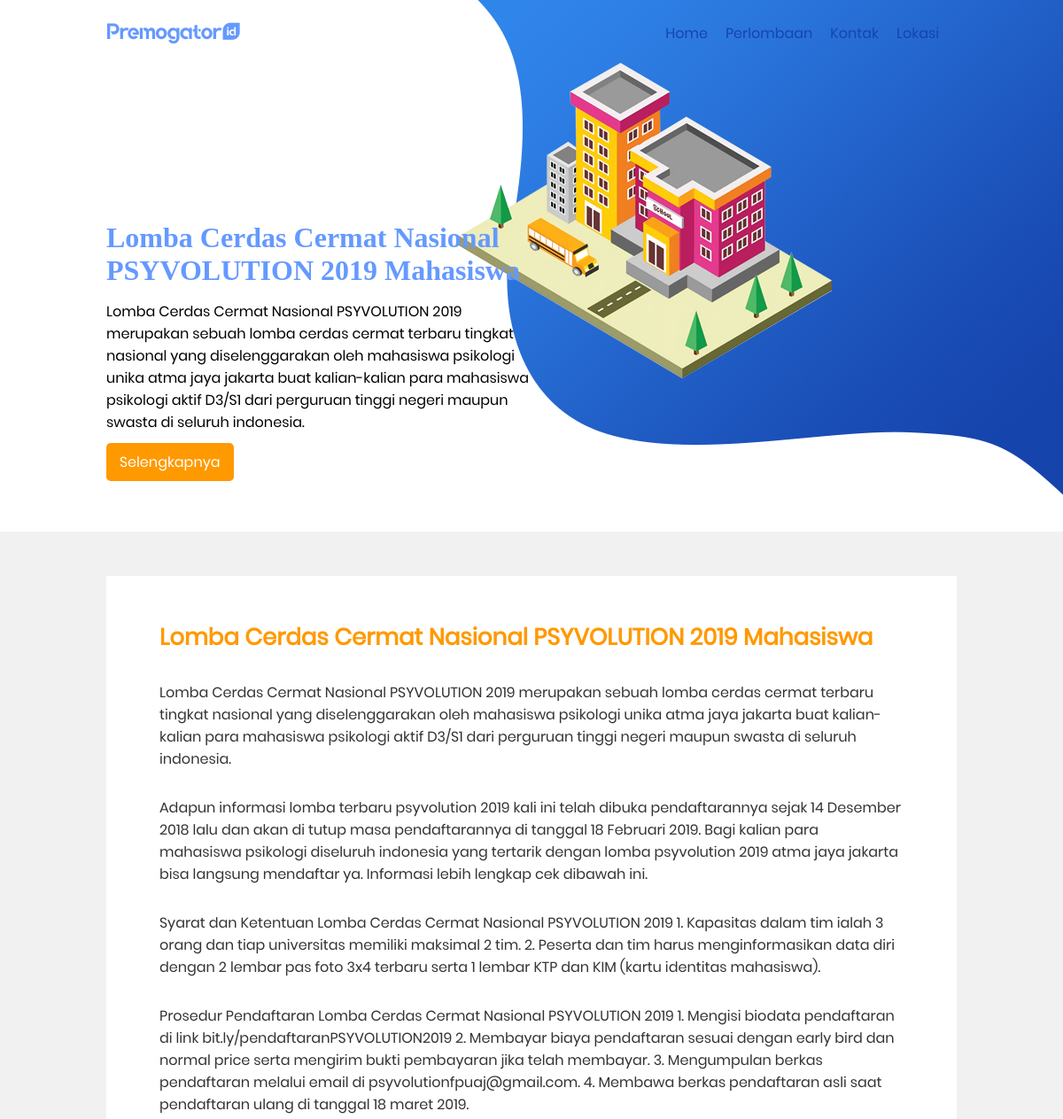
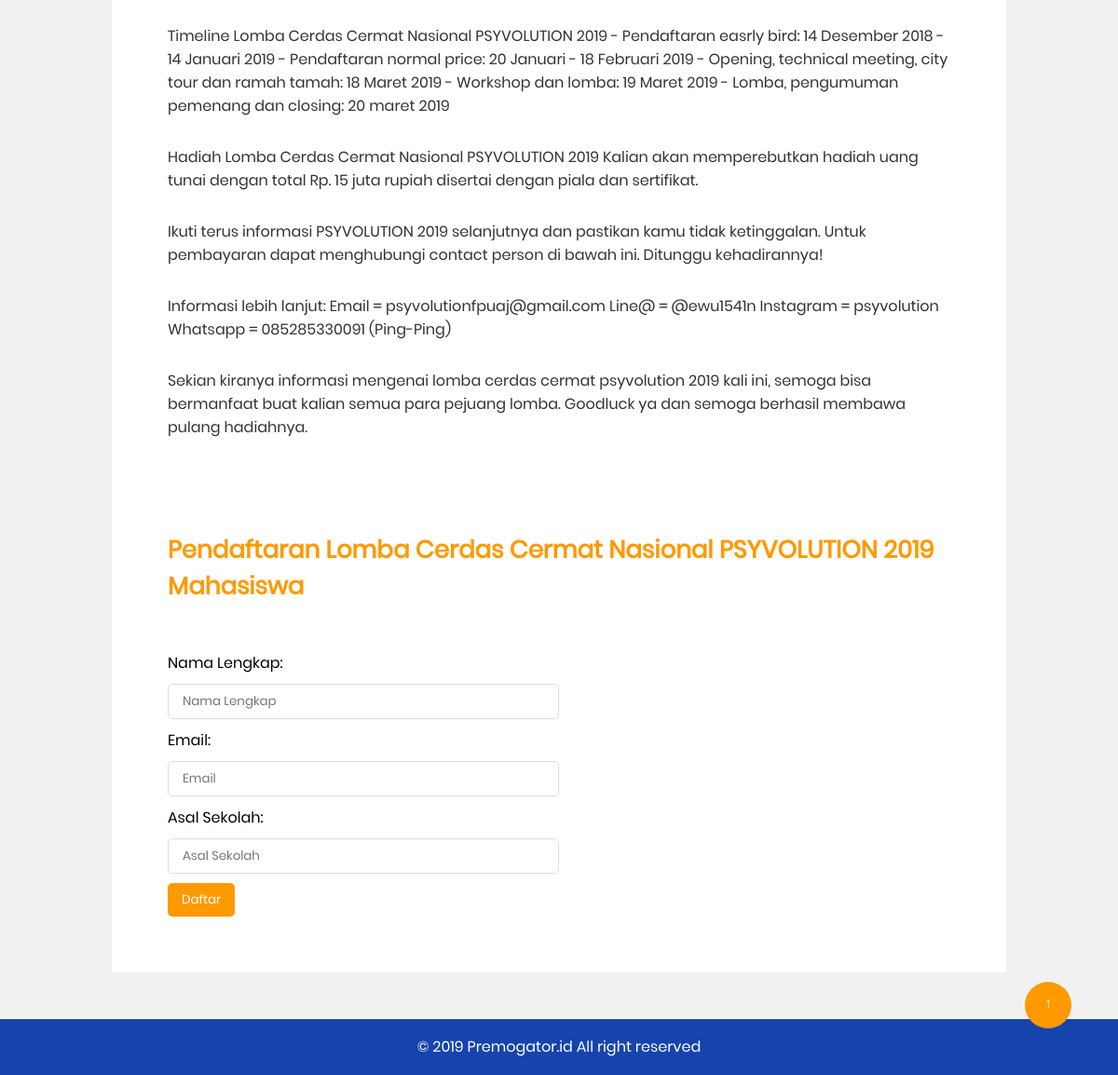
/lomba1.php, run on the app's committed database (2 pictures, top to bottom).
### tables this page shows
CREATE TABLE `artikel` (
  `id` int(11) NOT NULL,
  `judul` varchar(255) NOT NULL,
  `thumbnail` text NOT NULL,
  `konten` text NOT NULL
);

### lomba1.php (the view, shortened to what this page needs)
<?php
	include 'config.php';
	$id = @$_GET['id'] ? $_GET['id'] : '1';
	$artikel = $conn->query("SELECT * FROM artikel WHERE id = $id");
	$data = $artikel->fetch_assoc();
 ?>
 <!DOCTYPE html>
 <html>
 <head>
 	<link rel="stylesheet" type="text/css" href="assets/css/style.css">
 	<link rel="stylesheet" type="text/css" href="assets/css/responsive.css">
 </head>
 <body id="top">
 	<header class="bg-full-blog ovelay">
		<nav class="navbar" id="navbar">
			<div class="container">
				<div class="grid-navbar">
					<a href="index.php" class="nav-logo" title="Premogator.id"><img src="assets/img/logo_small.png"></a>
					<ul class="navbar-nav">
						<li class="nav-item"><a href="index.php#maps" class="nav-link">Lokasi</a></li>
						<li class="nav-item"><a href="index.php#contact" class="nav-link">Kontak</a></li>
						<li class="nav-item"><a href="index.php#lomba" class="nav-link">Perlombaan</a></li>
						<li class="nav-item"><a href="index.php" class="nav-link">Home</a></li>
					</ul>
				</div>
			</div>
		</nav>
		<div class="container">
			<div class="grid-header">
				<div class="deskripsi-header">
					<div class="deskripsi-title">
						<h1><?php echo $data['judul']; ?></h1>
					</div>
					<div class="deskripsi-p">
						<p>	<?php echo $data['thumbnail']; ?>	</p>
					</div>
					<div class="deskripsi-btn">
							<a href="#content">Selengkapnya</a>
					</div>
				</div>
			</div>
		</div>
	</header>
	<div id="content" class="blog">
		<div class="container">
			<div class="blog-box">
				<div class="blog-title">
					<h3><?php echo $data['judul']; ?></h3>
				</div>
				<div class="blog-content">
					<?php echo $data['konten']; ?>
				</div>
			</div>
			<div class="blog-box">
				<div class="blog-title">
					<h3>Pendaftaran <?php echo $data['judul']; ?></h3>
				</div>
				<div class="blog-content">
					<div class="form">
						<form method="POST" action="">
							<div class="form-group">
								<label>Nama Lengkap:</label>
								<input type="text" class="form-control" placeholder="Nama Lengkap" required></input>
							</div>
							<div class="form-group">
								<label>Email:</label>
								<input type="email" class="form-control" placeholder="Email" required></input>
							</div>
							<div class="form-group">
								<label>Asal Sekolah:</label>
								<input type="text" class="form-control" placeholder="Asal Sekolah" required></input>
							</div>
							<div class="form-group">
								<button type="submit" class="btn btn-submit">Daftar</button>
							</div>
						</form>
					</div>
				</div>
			</div>
		</div>
	</div>
	<div class="footer-bottom" id="footer">
		<div class="container">
			<div class="grid-footer">
				<div class="footer-copyright">
					<p>&copy; 2019 <a href="javascript:void(0)" onclick="navbarWhite()">Premogator.id</a> All right reserved</p>
				</div>
			</div>
		</div>
	</div>
		<a href="#top" class="toTop">&uarr;</a>
 </body>
 </html>

### assets/css/style.css (style rules this page uses)
*, *:after, *:before { margin:0; padding: 0; box-sizing: border-box; text-decoration: none; font-family: Poppins; }
html { scroll-behavior: smooth; -webkit-scroll-behavior: smooth; -moz-scroll-behavior: smooth; }
.container { width: 80%; margin: 0px auto; }
.bg-full-blog { min-height: 600px; background: url('../img/header.png') no-repeat right; }
.navbar { z-index: 1; background: transparent; width: 100%; position: fixed; padding: 5px 0px; }
.grid-navbar { display: grid; -webkit-display: grid; -moz-display: grid; grid-template-columns: 30% 70%; }
.nav-logo, .navbar-nav { margin-top: 20px; }
.nav-logo { line-height: 25px; display: block; }
.navbar-nav { list-style-type: none; }
.nav-item { float: right; }
.nav-link { color: #1644ad; margin-right: 20px; }
.deskripsi-header { position: relative; top: 250px; width: 50%; }
.deskripsi-title h1 { color: #6599ff; font-family: verdana; }
.deskripsi-p p { margin-top: 15px; }
.deskripsi-btn { margin-top: 20px; }
.deskripsi-btn a { background: #ff9900; padding: 10px 15px; color: #fff; border-radius: 5px; }
.footer-bottom { height: 60px; background: #1644ad; bottom: 0; }
.grid-footer { display: grid; grid-template-columns: 100%; }
.footer-copyright { text-align: center; line-height: 60px; color: #fff; }
.footer-copyright a { color: #fff; }
.blog { padding: 50px 0px; background: #f1f1f1; min-height: 600px; }
.blog-box { padding: 50px 60px; background: #fff; }
.blog-title h3 { color: #ff9900; font-size: 26px; }
.blog-content p { color: #333; margin-top: 30px; }
.form { margin-top: 50px; width: 50%; }
.form-group,.form-group label { margin-bottom: 10px; display: block; }
.form-control { width: 100%; padding: 8px 15px; border: 1px solid #ddd; border-radius: 5px; }
.btn { border-radius: 5px; padding: 8px 15px; border: none; }
.btn-submit { background: #ff9900; color: #fff; }
.toTop { width: 50px; height :50px; background: #ff9900; position: fixed; right: 50px; bottom: 50px; border-radius: 50px; margin: 0px auto; text-align: center; padding: 10px 0; }
.toTop { color: #fff; text-align: center; }
a { text-decoration: none; color: black; }

### data on the page
artikel: judul "Lomba Cerdas Cermat Nasional PSYVOLUTION 2019 Mahasiswa", thumbnail "Lomba Cerdas Cermat Nasional PSYVOLUTION 2019 merupakan sebuah lomba cerdas cermat terbaru tingkat nasional yang diselenggarakan oleh mahasiswa psikologi unika atma jaya jakarta buat kalian-kalian para mahasiswa psikologi aktif D3/S1 dari perguruan tinggi negeri maupun swasta di seluruh indonesia.", konten "Lomba Cerdas Cermat Nasional PSYVOLUTION 2019 merupakan sebuah lomba cerdas cermat terbaru tingkat nasional yang diselenggarakan oleh mahasiswa psikologi unika atma jaya jakarta buat kalian-kalian para mahasiswa psikologi aktif D3/S1 dari perguruan tinggi negeri maupun swasta di seluruh indonesia. Adapun informasi lomba terbaru psyvolution 2019 kali ini telah dibuka pendaftarannya sejak 14 Desember 2018 lalu dan akan di tutup masa pendaftarannya di tanggal 18 Februari 2019. Bagi kalian para mahasiswa psikologi diseluruh indonesia yang tertarik dengan lomba psyvolution 2019 atma jaya jakarta bisa langsung mendaftar ya. Informasi lebih lengkap cek dibawah ini. Syarat dan Ketentuan Lomba…"
